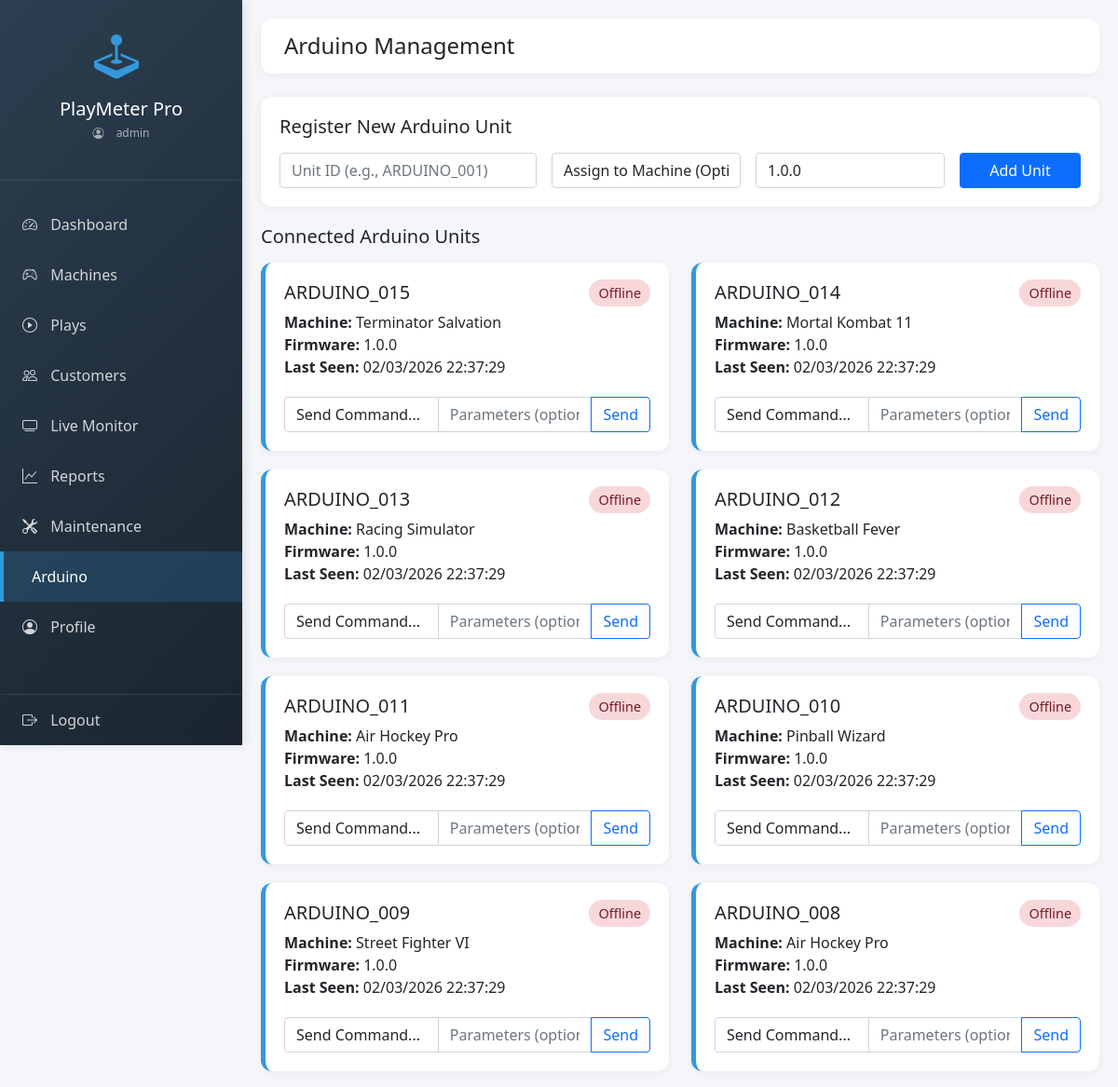
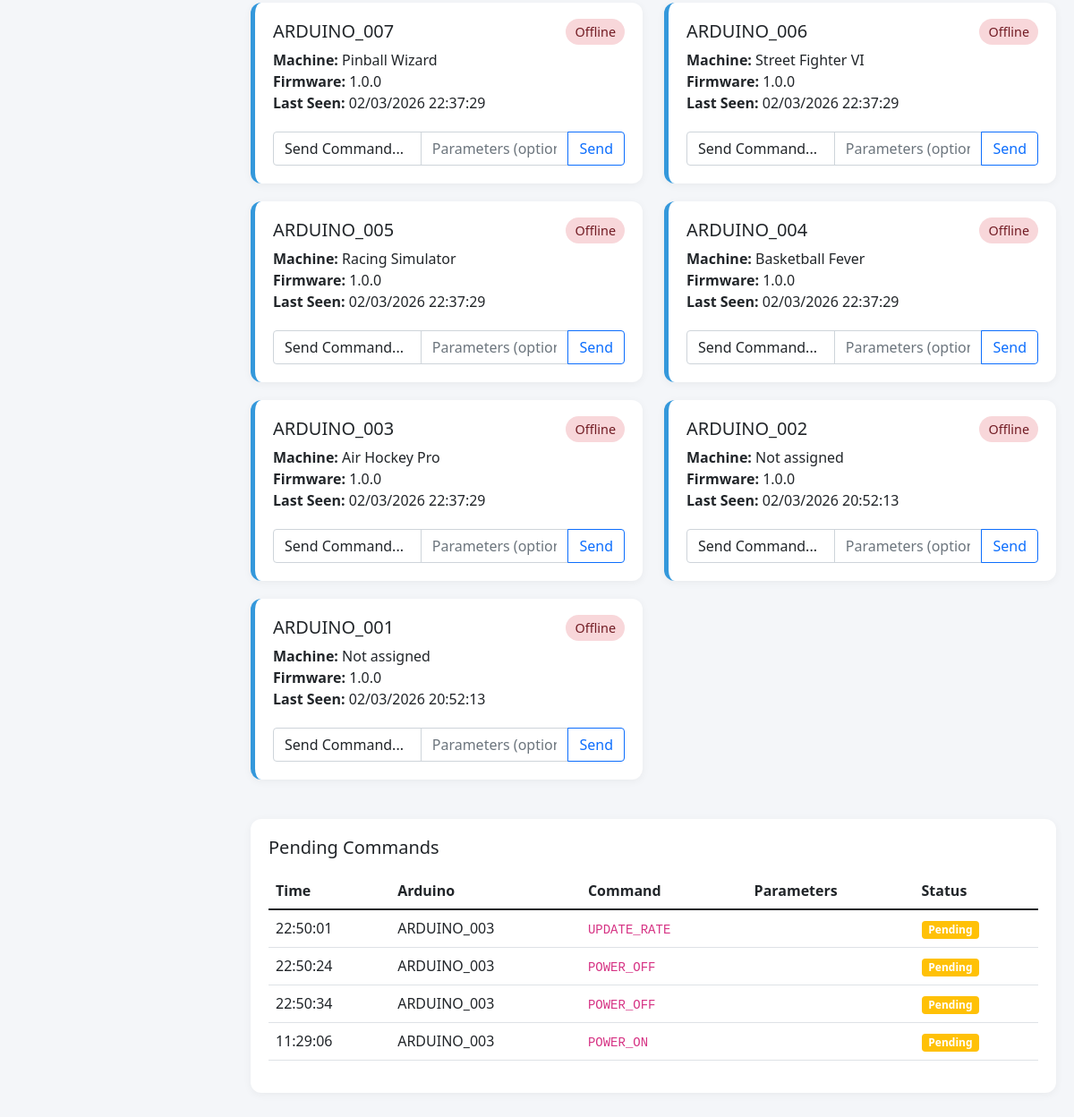
The app's page /arduino_settings.php (signed in) with its own data (2 pictures, top to bottom).
### tables this page shows
CREATE TABLE `arduino_units` (
  `id` int NOT NULL,
  `unit_id` varchar(50) NOT NULL,
  `machine_id` int DEFAULT NULL,
  `status` enum('active','inactive','maintenance') DEFAULT 'active',
  `firmware_version` varchar(20) DEFAULT NULL,
  `last_seen` timestamp NULL DEFAULT NULL,
  `ip_address` varchar(45) DEFAULT NULL,
  `created_at` timestamp NULL DEFAULT CURRENT_TIMESTAMP
);

CREATE TABLE `machines` (
  `id` int NOT NULL,
  `name` varchar(100) NOT NULL,
  `machine_type` varchar(50) DEFAULT NULL,
  `status` enum('active','maintenance','inactive') DEFAULT 'active',
  `price_per_play` decimal(10,2) DEFAULT '1.00',
  `total_plays` int DEFAULT '0',
  `total_revenue` decimal(10,2) DEFAULT '0.00',
  `created_at` timestamp NULL DEFAULT CURRENT_TIMESTAMP,
  `updated_at` timestamp NULL DEFAULT CURRENT_TIMESTAMP ON UPDATE CURRENT_TIMESTAMP,
  `arduino_unit_id` int DEFAULT NULL,
  `current_session_id` int DEFAULT NULL,
  `is_online` tinyint(1) DEFAULT '0'
);

CREATE TABLE `arduino_commands` (
  `id` int NOT NULL,
  `arduino_unit_id` int DEFAULT NULL,
  `command` varchar(50) DEFAULT NULL,
  `parameters` text,
  `status` enum('pending','sent','completed','failed') DEFAULT 'pending',
  `created_at` timestamp NULL DEFAULT CURRENT_TIMESTAMP,
  `executed_at` timestamp NULL DEFAULT NULL
);

### arduino_settings.php (the view, shortened to what this page needs)
<?php
$database = new Database();
$db = $database->getConnection();
$arduinos = $db->query("
    SELECT a.*, m.name as machine_name
    FROM arduino_units a
    LEFT JOIN machines m ON a.machine_id = m.id
    ORDER BY a.last_seen DESC
");
$pending_commands = $db->query("
    SELECT c.*, a.unit_id
    FROM arduino_commands c
    JOIN arduino_units a ON c.arduino_unit_id = a.id
    WHERE c.status = 'pending'
    ORDER BY c.created_at ASC
");
?>
<!DOCTYPE html>
<html lang="en">
<head>
    <link href="https://cdn.jsdelivr.net/npm/bootstrap@5.1.3/dist/css/bootstrap.min.css" rel="stylesheet">
    <link rel="stylesheet" href="https://cdn.jsdelivr.net/npm/bootstrap-icons@1.8.1/font/bootstrap-icons.css">
</head>
<body>
    <div class="sidebar">
        <div style="padding: 25px 20px; text-align: center; border-bottom: 1px solid rgba(255,255,255,0.1);">
            <i class="bi bi-joystick" style="font-size: 3rem; color: #3498db;"></i>
            <h5 class="mt-2 mb-0">PlayMeter Pro</h5>
            <p style="font-size: 12px; color: rgba(255,255,255,0.6); margin-top: 5px;">
                <i class="bi bi-person-circle"></i> <?php echo $_SESSION['username']; ?>
            </p>
        </div>
        <nav style="margin-top: 20px;">
            <a href="index.php" class="<?php echo basename($_SERVER['PHP_SELF']) == 'index.php' ? 'active' : ''; ?>">
                <i class="bi bi-speedometer2"></i> Dashboard
            </a>
            <a href="machines.php" class="<?php echo basename($_SERVER['PHP_SELF']) == 'machines.php' ? 'active' : ''; ?>">
                <i class="bi bi-controller"></i> Machines
            </a>
            <a href="plays.php" class="<?php echo basename($_SERVER['PHP_SELF']) == 'plays.php' ? 'active' : ''; ?>">
                <i class="bi bi-play-circle"></i> Plays
            </a>
            <a href="customers.php" class="<?php echo basename($_SERVER['PHP_SELF']) == 'customers.php' ? 'active' : ''; ?>">
                <i class="bi bi-people"></i> Customers
            </a>
            <a href="session_monitor.php" class="<?php echo basename($_SERVER['PHP_SELF']) == 'session_monitor.php' ? 'active' : ''; ?>">
                <i class="bi bi-tv"></i> Live Monitor
            </a>
            <a href="reports.php" class="<?php echo basename($_SERVER['PHP_SELF']) == 'reports.php' ? 'active' : ''; ?>">
                <i class="bi bi-graph-up"></i> Reports
            </a>
            <a href="maintenance.php" class="<?php echo basename($_SERVER['PHP_SELF']) == 'maintenance.php' ? 'active' : ''; ?>">
                <i class="bi bi-tools"></i> Maintenance
            </a>
            <a href="arduino_settings.php" class="<?php echo basename($_SERVER['PHP_SELF']) == 'arduino_settings.php' ? 'active' : ''; ?>">
                <i class="bi bi-microchip"></i> Arduino
            </a>
            <a href="profile.php" class="<?php echo basename($_SERVER['PHP_SELF']) == 'profile.php' ? 'active' : ''; ?>">
                <i class="bi bi-person-circle"></i> Profile
            </a>
            <a href="logout.php" style="border-top: 1px solid rgba(255,255,255,0.1); margin-top: 20px; position: absolute; bottom: 0; width: 100%;">
                <i class="bi bi-box-arrow-right"></i> Logout
            </a>
        </nav>
    </div>
    <div class="content">
        <div class="navbar-top">
            <h4 class="mb-0">Arduino Management</h4>
        </div>
        <div class="card">
            <h5 class="mb-3">Register New Arduino Unit</h5>
            <form method="POST" class="row g-3">
                <div class="col-md-4">
                    <input type="text" class="form-control" name="unit_id" placeholder="Unit ID (e.g., ARDUINO_001)" required>
                </div>
                <div class="col-md-3">
                    <select class="form-control" name="machine_id">
                        <option value="">Assign to Machine (Optional)</option>
                    </select>
                </div>
                <div class="col-md-3">
                    <input type="text" class="form-control" name="firmware_version" placeholder="Firmware Version" value="1.0.0">
                </div>
                <div class="col-md-2">
                    <button type="submit" name="add_arduino" class="btn btn-primary w-100">Add Unit</button>
                </div>
            </form>
        </div>
        <h5 class="mb-3">Connected Arduino Units</h5>
        <div class="row">
            <?php while($arduino = $arduinos->fetch(PDO::FETCH_ASSOC)):
                $is_online = $arduino['last_seen'] && (time() - strtotime($arduino['last_seen'])) < 300;
            ?>
            <div class="col-md-6">
                <div class="arduino-card">
                    <div class="d-flex justify-content-between align-items-start">
                        <div>
                            <h5><?php echo $arduino['unit_id']; ?></h5>
                            <p class="mb-1">
                                <strong>Machine:</strong> <?php echo $arduino['machine_name'] ?: 'Not assigned'; ?><br>
                                <strong>Firmware:</strong> <?php echo $arduino['firmware_version']; ?><br>
                                <strong>Last Seen:</strong> <?php echo $arduino['last_seen'] ? date('d/m/Y H:i:s', strtotime($arduino['last_seen'])) : 'Never'; ?>
                            </p>
                        </div>
                        <div>
                            <span class="status-badge <?php echo $is_online ? 'online' : 'offline'; ?>">
                                <?php echo $is_online ? 'Online' : 'Offline'; ?>
                            </span>
                        </div>
                    </div>
                    <form method="POST" class="mt-3">
                        <div class="input-group">
                            <select class="form-control" name="command" required>
                                <option value="">Send Command...</option>
                            </select>
                            <input type="text" class="form-control" name="parameters" placeholder="Parameters (optional)">
                            <button type="submit" name="send_command" class="btn btn-outline-primary">Send</button>
                        </div>
                    </form>
                </div>
            </div>
            <?php endwhile; ?>
        </div>
        <?php if($pending_commands->rowCount() > 0): ?>
        <div class="card mt-4">
            <h5 class="mb-3">Pending Commands</h5>
            <table class="table">
                <thead>
                    <tr>
                        <th>Time</th>
                        <th>Arduino</th>
                        <th>Command</th>
                        <th>Parameters</th>
                        <th>Status</th>
                    </tr>
                </thead>
                <tbody>
                    <?php while($cmd = $pending_commands->fetch(PDO::FETCH_ASSOC)): ?>
                    <tr>
                        <td><?php echo date('H:i:s', strtotime($cmd['created_at'])); ?></td>
                        <td><?php echo $cmd['unit_id']; ?></td>
                        <td><code><?php echo $cmd['command']; ?></code></td>
                        <td><?php echo $cmd['parameters']; ?></td>
                        <td><span class="badge bg-warning">Pending</span></td>
                    </tr>
                    <?php endwhile; ?>
                </tbody>
            </table>
        </div>
        <?php endif; ?>
    </div>
</body>
</html>

### arduino_settings.php (style rules this page uses)
body { background: #f4f6f9; font-family: 'Segoe UI', Tahoma, Geneva, Verdana, sans-serif; }
.sidebar { min-height: 100vh; background: linear-gradient(135deg, #2c3e50 0%, #1a252f 100%); color: white; position: fixed; width: 260px; box-shadow: 2px 0 10px rgba(0,0,0,0.1); }
.sidebar a { color: rgba(255,255,255,0.8); text-decoration: none; padding: 15px 20px; display: block; transition: all 0.3s; border-left: 4px solid transparent; }
.sidebar a.active { background: rgba(52, 152, 219, 0.2); color: white; border-left-color: #3498db; }
.sidebar i { margin-right: 10px; width: 20px; }
.content { margin-left: 260px; padding: 20px; }
.navbar-top { background: white; padding: 15px 25px; margin-bottom: 25px; border-radius: 12px; box-shadow: 0 2px 10px rgba(0,0,0,0.05); }
.status-badge { padding: 5px 10px; border-radius: 20px; font-size: 0.9em; }
.offline { background: #f8d7da; color: #721c24; }
.arduino-card { background: white; border-radius: 12px; padding: 20px; margin-bottom: 20px; box-shadow: 0 2px 10px rgba(0,0,0,0.05); border-left: 5px solid #3498db; }
.card { background: white; border-radius: 12px; padding: 20px; margin-bottom: 20px; box-shadow: 0 2px 10px rgba(0,0,0,0.05); border: none; }

### records on screen
arduino_units: unit "ARDUINO_015", machine.name "Terminator Salvation", firmware_version "1.0.0", last_seen "02/03/2026 22:37:29", shows "Offline"
arduino_units: unit "ARDUINO_014", machine.name "Mortal Kombat 11", firmware_version "1.0.0", last_seen "02/03/2026 22:37:29", shows "Offline"
arduino_units: unit "ARDUINO_013", machine.name "Racing Simulator", firmware_version "1.0.0", last_seen "02/03/2026 22:37:29", shows "Offline"
arduino_units: unit "ARDUINO_012", machine.name "Basketball Fever", firmware_version "1.0.0", last_seen "02/03/2026 22:37:29", shows "Offline"
arduino_units: unit "ARDUINO_011", machine.name "Air Hockey Pro", firmware_version "1.0.0", last_seen "02/03/2026 22:37:29", shows "Offline"
arduino_units: unit "ARDUINO_010", machine.name "Pinball Wizard", firmware_version "1.0.0", last_seen "02/03/2026 22:37:29", shows "Offline"
arduino_units: unit "ARDUINO_009", machine.name "Street Fighter VI", firmware_version "1.0.0", last_seen "02/03/2026 22:37:29", shows "Offline"
arduino_units: unit "ARDUINO_008", machine.name "Air Hockey Pro", firmware_version "1.0.0", last_seen "02/03/2026 22:37:29", shows "Offline"
arduino_units: unit "ARDUINO_007", machine.name "Pinball Wizard", firmware_version "1.0.0", last_seen "02/03/2026 22:37:29", shows "Offline"
arduino_units: unit "ARDUINO_006", machine.name "Street Fighter VI", firmware_version "1.0.0", last_seen "02/03/2026 22:37:29", shows "Offline"
arduino_units: unit "ARDUINO_005", machine.name "Racing Simulator", firmware_version "1.0.0", last_seen "02/03/2026 22:37:29", shows "Offline"
arduino_units: unit "ARDUINO_004", machine.name "Basketball Fever", firmware_version "1.0.0", last_seen "02/03/2026 22:37:29", shows "Offline"
arduino_units: unit "ARDUINO_003", machine.name "Air Hockey Pro", firmware_version "1.0.0", last_seen "02/03/2026 22:37:29", shows "Offline"
arduino_units: unit "ARDUINO_002", machine_name "Not assigned", firmware_version "1.0.0", last_seen "02/03/2026 20:52:13", shows "Offline"
arduino_units: unit "ARDUINO_001", machine_name "Not assigned", firmware_version "1.0.0", last_seen "02/03/2026 20:52:13", shows "Offline"
arduino_commands: created_at "22:50:01", arduino_unit.unit_id "ARDUINO_003", command "UPDATE_RATE"
arduino_commands: created_at "22:50:24", arduino_unit.unit_id "ARDUINO_003", command "POWER_OFF"
arduino_commands: created_at "22:50:34", arduino_unit.unit_id "ARDUINO_003", command "POWER_OFF"
arduino_commands: created_at "11:29:06", arduino_unit.unit_id "ARDUINO_003", command "POWER_ON"

### other values on screen
$_SESSION['username'] "admin"
